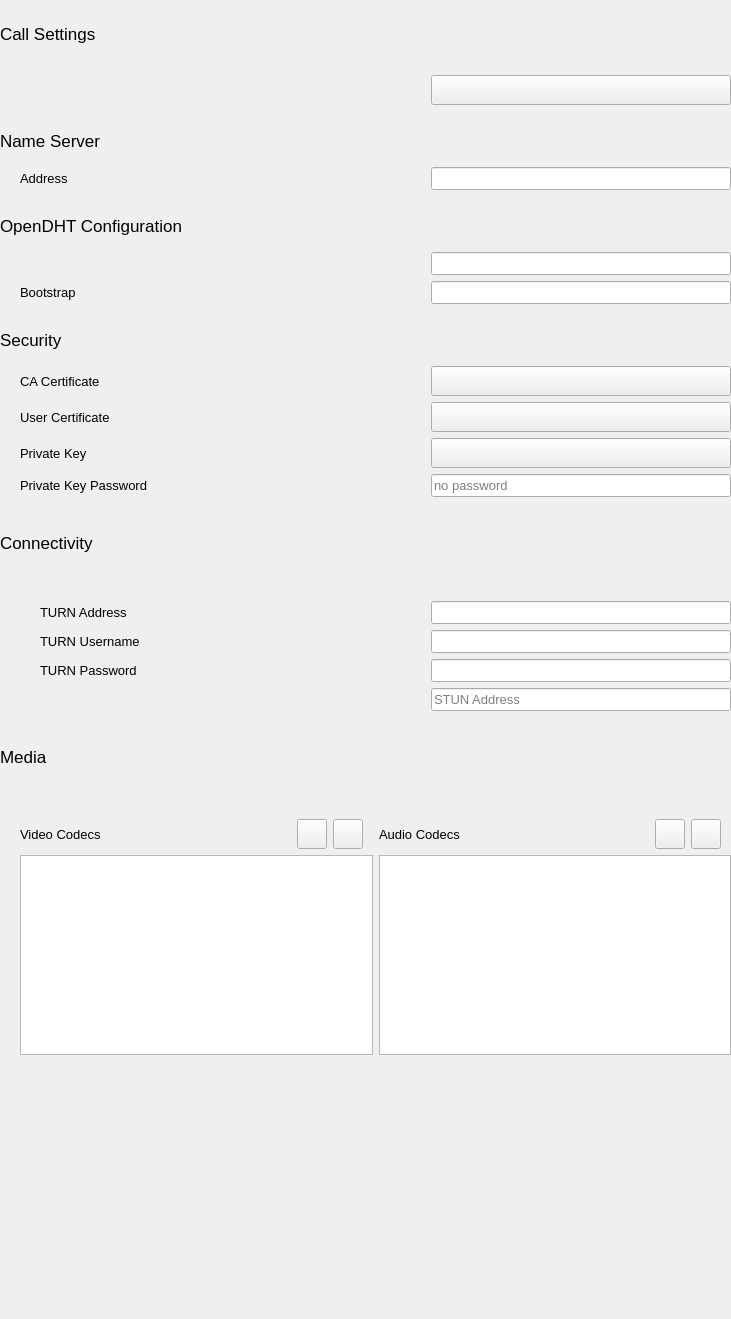
<?xml version="1.0" encoding="UTF-8"?>
<ui version="4.0">
 <class>AdvancedSettingsWidget</class>
 <widget class="QWidget" name="AdvancedSettingsWidget">
  <property name="geometry">
   <rect>
    <x>0</x>
    <y>0</y>
    <width>731</width>
    <height>1319</height>
   </rect>
  </property>
  <property name="windowTitle">
   <string>Form</string>
  </property>
  <layout class="QVBoxLayout" name="verticalLayout">
   <property name="leftMargin">
    <number>0</number>
   </property>
   <property name="topMargin">
    <number>0</number>
   </property>
   <property name="rightMargin">
    <number>0</number>
   </property>
   <property name="bottomMargin">
    <number>0</number>
   </property>
   <item>
    <spacer name="verticalSpacer_13">
     <property name="orientation">
      <enum>Qt::Vertical</enum>
     </property>
     <property name="sizeType">
      <enum>QSizePolicy::Fixed</enum>
     </property>
     <property name="sizeHint" stdset="0">
      <size>
       <width>20</width>
       <height>24</height>
      </size>
     </property>
    </spacer>
   </item>
   <item>
    <layout class="QVBoxLayout" name="callSettingsLayout">
     <property name="topMargin">
      <number>0</number>
     </property>
     <property name="bottomMargin">
      <number>0</number>
     </property>
     <item>
      <widget class="QLabel" name="label">
       <property name="font">
        <font>
         <pointsize>13</pointsize>
        </font>
       </property>
       <property name="text">
        <string>Call Settings</string>
       </property>
      </widget>
     </item>
     <item>
      <spacer name="verticalSpacer_2">
       <property name="orientation">
        <enum>Qt::Vertical</enum>
       </property>
       <property name="sizeType">
        <enum>QSizePolicy::Fixed</enum>
       </property>
       <property name="sizeHint" stdset="0">
        <size>
         <width>20</width>
         <height>10</height>
        </size>
       </property>
      </spacer>
     </item>
     <item>
      <layout class="QVBoxLayout" name="verticalLayout_3">
       <property name="leftMargin">
        <number>20</number>
       </property>
       <property name="topMargin">
        <number>0</number>
       </property>
       <item>
        <layout class="QHBoxLayout" name="horizontalLayout_9">
         <property name="bottomMargin">
          <number>3</number>
         </property>
         <item>
          <widget class="ToggleSwitch" name="checkBoxUntrusted" native="true">
           <property name="font">
            <font>
             <pointsize>10</pointsize>
            </font>
           </property>
           <property name="text" stdset="0">
            <string>Allow Calls From Untrusted Peers</string>
           </property>
          </widget>
         </item>
        </layout>
       </item>
       <item>
        <layout class="QHBoxLayout" name="horizontalLayout_11">
         <property name="topMargin">
          <number>0</number>
         </property>
         <item>
          <widget class="ToggleSwitch" name="checkBoxAutoAnswer" native="true">
           <property name="font">
            <font>
             <pointsize>10</pointsize>
            </font>
           </property>
           <property name="text" stdset="0">
            <string>Auto Answer Calls</string>
           </property>
          </widget>
         </item>
        </layout>
       </item>
       <item>
        <layout class="QHBoxLayout" name="horizontalLayout" stretch="0,0">
         <item>
          <widget class="ToggleSwitch" name="checkBoxCustomRingtone" native="true">
           <property name="sizePolicy">
            <sizepolicy hsizetype="Expanding" vsizetype="Fixed">
             <horstretch>0</horstretch>
             <verstretch>0</verstretch>
            </sizepolicy>
           </property>
           <property name="font">
            <font>
             <pointsize>10</pointsize>
            </font>
           </property>
           <property name="text" stdset="0">
            <string>Enable Custom Ringtone</string>
           </property>
          </widget>
         </item>
         <item>
          <widget class="QPushButton" name="btnRingtone">
           <property name="minimumSize">
            <size>
             <width>300</width>
             <height>30</height>
            </size>
           </property>
           <property name="font">
            <font>
             <pointsize>10</pointsize>
            </font>
           </property>
           <property name="text">
            <string/>
           </property>
           <property name="icon">
            <iconset>
             <normaloff>images/icons/round-folder-24px.svg</normaloff>images/icons/round-folder-24px.svg</iconset>
           </property>
          </widget>
         </item>
        </layout>
       </item>
      </layout>
     </item>
    </layout>
   </item>
   <item>
    <spacer name="verticalSpacer_3">
     <property name="orientation">
      <enum>Qt::Vertical</enum>
     </property>
     <property name="sizeType">
      <enum>QSizePolicy::Minimum</enum>
     </property>
     <property name="sizeHint" stdset="0">
      <size>
       <width>20</width>
       <height>20</height>
      </size>
     </property>
    </spacer>
   </item>
   <item>
    <layout class="QVBoxLayout" name="verticalLayout_2">
     <property name="topMargin">
      <number>0</number>
     </property>
     <property name="bottomMargin">
      <number>0</number>
     </property>
     <item>
      <widget class="QLabel" name="label_2">
       <property name="font">
        <font>
         <pointsize>13</pointsize>
        </font>
       </property>
       <property name="text">
        <string>Name Server</string>
       </property>
      </widget>
     </item>
     <item>
      <spacer name="verticalSpacer_4">
       <property name="orientation">
        <enum>Qt::Vertical</enum>
       </property>
       <property name="sizeType">
        <enum>QSizePolicy::Fixed</enum>
       </property>
       <property name="sizeHint" stdset="0">
        <size>
         <width>20</width>
         <height>10</height>
        </size>
       </property>
      </spacer>
     </item>
     <item>
      <layout class="QVBoxLayout" name="verticalLayout_7">
       <property name="leftMargin">
        <number>20</number>
       </property>
       <property name="topMargin">
        <number>0</number>
       </property>
       <item>
        <layout class="QHBoxLayout" name="horizontalLayout_2">
         <property name="leftMargin">
          <number>0</number>
         </property>
         <item>
          <widget class="QLabel" name="label_3">
           <property name="minimumSize">
            <size>
             <width>60</width>
             <height>0</height>
            </size>
           </property>
           <property name="font">
            <font>
             <pointsize>10</pointsize>
            </font>
           </property>
           <property name="frameShape">
            <enum>QFrame::NoFrame</enum>
           </property>
           <property name="text">
            <string>Address</string>
           </property>
          </widget>
         </item>
         <item>
          <spacer name="horizontalSpacer_8">
           <property name="orientation">
            <enum>Qt::Horizontal</enum>
           </property>
           <property name="sizeHint" stdset="0">
            <size>
             <width>40</width>
             <height>20</height>
            </size>
           </property>
          </spacer>
         </item>
         <item>
          <widget class="QLineEdit" name="lineEditNameServer">
           <property name="sizePolicy">
            <sizepolicy hsizetype="Fixed" vsizetype="Fixed">
             <horstretch>0</horstretch>
             <verstretch>0</verstretch>
            </sizepolicy>
           </property>
           <property name="minimumSize">
            <size>
             <width>300</width>
             <height>0</height>
            </size>
           </property>
           <property name="font">
            <font>
             <pointsize>10</pointsize>
            </font>
           </property>
          </widget>
         </item>
        </layout>
       </item>
      </layout>
     </item>
    </layout>
   </item>
   <item>
    <spacer name="verticalSpacer_5">
     <property name="orientation">
      <enum>Qt::Vertical</enum>
     </property>
     <property name="sizeType">
      <enum>QSizePolicy::Minimum</enum>
     </property>
     <property name="sizeHint" stdset="0">
      <size>
       <width>20</width>
       <height>20</height>
      </size>
     </property>
    </spacer>
   </item>
   <item>
    <layout class="QVBoxLayout" name="verticalLayout_4">
     <property name="topMargin">
      <number>0</number>
     </property>
     <property name="bottomMargin">
      <number>0</number>
     </property>
     <item>
      <widget class="QLabel" name="label_4">
       <property name="font">
        <font>
         <pointsize>13</pointsize>
        </font>
       </property>
       <property name="text">
        <string>OpenDHT Configuration</string>
       </property>
      </widget>
     </item>
     <item>
      <spacer name="verticalSpacer_6">
       <property name="orientation">
        <enum>Qt::Vertical</enum>
       </property>
       <property name="sizeType">
        <enum>QSizePolicy::Fixed</enum>
       </property>
       <property name="sizeHint" stdset="0">
        <size>
         <width>20</width>
         <height>10</height>
        </size>
       </property>
      </spacer>
     </item>
     <item>
      <layout class="QVBoxLayout" name="verticalLayout_9">
       <property name="leftMargin">
        <number>20</number>
       </property>
       <property name="topMargin">
        <number>0</number>
       </property>
       <item>
        <layout class="QHBoxLayout" name="horizontalLayout_3">
         <property name="leftMargin">
          <number>0</number>
         </property>
         <item>
          <widget class="ToggleSwitch" name="checkBoxEnableProxy" native="true">
           <property name="minimumSize">
            <size>
             <width>100</width>
             <height>0</height>
            </size>
           </property>
           <property name="font">
            <font>
             <pointsize>10</pointsize>
            </font>
           </property>
           <property name="text" stdset="0">
            <string>Enable Proxy</string>
           </property>
          </widget>
         </item>
         <item>
          <spacer name="horizontalSpacer_2">
           <property name="orientation">
            <enum>Qt::Horizontal</enum>
           </property>
           <property name="sizeHint" stdset="0">
            <size>
             <width>40</width>
             <height>20</height>
            </size>
           </property>
          </spacer>
         </item>
         <item>
          <widget class="QLineEdit" name="lineEditProxy">
           <property name="sizePolicy">
            <sizepolicy hsizetype="Fixed" vsizetype="Fixed">
             <horstretch>0</horstretch>
             <verstretch>0</verstretch>
            </sizepolicy>
           </property>
           <property name="minimumSize">
            <size>
             <width>300</width>
             <height>0</height>
            </size>
           </property>
           <property name="font">
            <font>
             <pointsize>10</pointsize>
            </font>
           </property>
           <property name="frame">
            <bool>true</bool>
           </property>
          </widget>
         </item>
        </layout>
       </item>
       <item>
        <layout class="QHBoxLayout" name="horizontalLayout_4">
         <property name="leftMargin">
          <number>0</number>
         </property>
         <item>
          <widget class="QLabel" name="labelBootstrap">
           <property name="font">
            <font>
             <pointsize>10</pointsize>
            </font>
           </property>
           <property name="text">
            <string>Bootstrap</string>
           </property>
          </widget>
         </item>
         <item>
          <spacer name="horizontalSpacer_3">
           <property name="orientation">
            <enum>Qt::Horizontal</enum>
           </property>
           <property name="sizeHint" stdset="0">
            <size>
             <width>40</width>
             <height>20</height>
            </size>
           </property>
          </spacer>
         </item>
         <item>
          <widget class="QLineEdit" name="lineEditBootstrap">
           <property name="sizePolicy">
            <sizepolicy hsizetype="Fixed" vsizetype="Fixed">
             <horstretch>0</horstretch>
             <verstretch>0</verstretch>
            </sizepolicy>
           </property>
           <property name="minimumSize">
            <size>
             <width>300</width>
             <height>0</height>
            </size>
           </property>
           <property name="font">
            <font>
             <pointsize>10</pointsize>
            </font>
           </property>
          </widget>
         </item>
        </layout>
       </item>
      </layout>
     </item>
    </layout>
   </item>
   <item>
    <spacer name="verticalSpacer_7">
     <property name="orientation">
      <enum>Qt::Vertical</enum>
     </property>
     <property name="sizeType">
      <enum>QSizePolicy::Minimum</enum>
     </property>
     <property name="sizeHint" stdset="0">
      <size>
       <width>20</width>
       <height>20</height>
      </size>
     </property>
    </spacer>
   </item>
   <item>
    <layout class="QVBoxLayout" name="verticalLayout_6">
     <property name="topMargin">
      <number>0</number>
     </property>
     <property name="bottomMargin">
      <number>0</number>
     </property>
     <item>
      <widget class="QLabel" name="label_17">
       <property name="font">
        <font>
         <pointsize>13</pointsize>
        </font>
       </property>
       <property name="text">
        <string>Security</string>
       </property>
      </widget>
     </item>
     <item>
      <spacer name="verticalSpacer_8">
       <property name="orientation">
        <enum>Qt::Vertical</enum>
       </property>
       <property name="sizeType">
        <enum>QSizePolicy::Fixed</enum>
       </property>
       <property name="sizeHint" stdset="0">
        <size>
         <width>20</width>
         <height>10</height>
        </size>
       </property>
      </spacer>
     </item>
     <item>
      <layout class="QVBoxLayout" name="verticalLayout_10">
       <property name="leftMargin">
        <number>20</number>
       </property>
       <property name="topMargin">
        <number>0</number>
       </property>
       <item>
        <layout class="QGridLayout" name="gridLayout_2">
         <property name="leftMargin">
          <number>0</number>
         </property>
         <item row="3" column="0">
          <widget class="QLabel" name="label_21">
           <property name="font">
            <font>
             <pointsize>10</pointsize>
            </font>
           </property>
           <property name="text">
            <string>Private Key Password</string>
           </property>
          </widget>
         </item>
         <item row="1" column="0">
          <widget class="QLabel" name="label_19">
           <property name="font">
            <font>
             <pointsize>10</pointsize>
            </font>
           </property>
           <property name="text">
            <string>User Certificate</string>
           </property>
          </widget>
         </item>
         <item row="3" column="1">
          <widget class="QLineEdit" name="lineEditCertPassword">
           <property name="sizePolicy">
            <sizepolicy hsizetype="Fixed" vsizetype="Fixed">
             <horstretch>0</horstretch>
             <verstretch>0</verstretch>
            </sizepolicy>
           </property>
           <property name="minimumSize">
            <size>
             <width>300</width>
             <height>0</height>
            </size>
           </property>
           <property name="font">
            <font>
             <pointsize>10</pointsize>
            </font>
           </property>
           <property name="echoMode">
            <enum>QLineEdit::Password</enum>
           </property>
           <property name="placeholderText">
            <string>no password</string>
           </property>
          </widget>
         </item>
         <item row="2" column="0">
          <widget class="QLabel" name="label_20">
           <property name="font">
            <font>
             <pointsize>10</pointsize>
            </font>
           </property>
           <property name="text">
            <string>Private Key</string>
           </property>
          </widget>
         </item>
         <item row="0" column="0">
          <widget class="QLabel" name="label_18">
           <property name="font">
            <font>
             <pointsize>10</pointsize>
            </font>
           </property>
           <property name="text">
            <string>CA Certificate</string>
           </property>
          </widget>
         </item>
         <item row="0" column="1">
          <layout class="QHBoxLayout" name="horizontalLayout_5">
           <item>
            <widget class="QPushButton" name="btnCACert">
             <property name="sizePolicy">
              <sizepolicy hsizetype="Minimum" vsizetype="Fixed">
               <horstretch>0</horstretch>
               <verstretch>0</verstretch>
              </sizepolicy>
             </property>
             <property name="minimumSize">
              <size>
               <width>250</width>
               <height>30</height>
              </size>
             </property>
             <property name="font">
              <font>
               <pointsize>10</pointsize>
              </font>
             </property>
             <property name="layoutDirection">
              <enum>Qt::LeftToRight</enum>
             </property>
             <property name="text">
              <string/>
             </property>
             <property name="icon">
              <iconset>
               <normaloff>images/icons/round-folder-24px.svg</normaloff>images/icons/round-folder-24px.svg</iconset>
             </property>
            </widget>
           </item>
          </layout>
         </item>
         <item row="1" column="1">
          <layout class="QHBoxLayout" name="horizontalLayout_6">
           <item>
            <widget class="QPushButton" name="btnUserCert">
             <property name="minimumSize">
              <size>
               <width>250</width>
               <height>30</height>
              </size>
             </property>
             <property name="font">
              <font>
               <pointsize>10</pointsize>
              </font>
             </property>
             <property name="layoutDirection">
              <enum>Qt::LeftToRight</enum>
             </property>
             <property name="text">
              <string/>
             </property>
             <property name="icon">
              <iconset>
               <normaloff>images/icons/round-folder-24px.svg</normaloff>images/icons/round-folder-24px.svg</iconset>
             </property>
            </widget>
           </item>
          </layout>
         </item>
         <item row="2" column="1">
          <layout class="QHBoxLayout" name="horizontalLayout_7">
           <item>
            <widget class="QPushButton" name="btnPrivateKey">
             <property name="minimumSize">
              <size>
               <width>250</width>
               <height>30</height>
              </size>
             </property>
             <property name="font">
              <font>
               <pointsize>10</pointsize>
              </font>
             </property>
             <property name="layoutDirection">
              <enum>Qt::LeftToRight</enum>
             </property>
             <property name="text">
              <string/>
             </property>
             <property name="icon">
              <iconset>
               <normaloff>images/icons/round-folder-24px.svg</normaloff>images/icons/round-folder-24px.svg</iconset>
             </property>
            </widget>
           </item>
          </layout>
         </item>
        </layout>
       </item>
      </layout>
     </item>
    </layout>
   </item>
   <item>
    <spacer name="verticalSpacer_9">
     <property name="orientation">
      <enum>Qt::Vertical</enum>
     </property>
     <property name="sizeType">
      <enum>QSizePolicy::Minimum</enum>
     </property>
     <property name="sizeHint" stdset="0">
      <size>
       <width>20</width>
       <height>20</height>
      </size>
     </property>
    </spacer>
   </item>
   <item>
    <layout class="QVBoxLayout" name="verticalLayout_5">
     <property name="topMargin">
      <number>10</number>
     </property>
     <item>
      <widget class="QLabel" name="label_11">
       <property name="font">
        <font>
         <pointsize>13</pointsize>
        </font>
       </property>
       <property name="text">
        <string>Connectivity</string>
       </property>
      </widget>
     </item>
     <item>
      <spacer name="verticalSpacer_10">
       <property name="orientation">
        <enum>Qt::Vertical</enum>
       </property>
       <property name="sizeType">
        <enum>QSizePolicy::Fixed</enum>
       </property>
       <property name="sizeHint" stdset="0">
        <size>
         <width>20</width>
         <height>10</height>
        </size>
       </property>
      </spacer>
     </item>
     <item>
      <layout class="QVBoxLayout" name="verticalLayout_14">
       <property name="leftMargin">
        <number>20</number>
       </property>
       <property name="topMargin">
        <number>0</number>
       </property>
       <item>
        <layout class="QGridLayout" name="gridLayout">
         <property name="leftMargin">
          <number>0</number>
         </property>
         <item row="3" column="2">
          <widget class="QLineEdit" name="lineEditTurnUsername">
           <property name="font">
            <font>
             <pointsize>10</pointsize>
            </font>
           </property>
          </widget>
         </item>
         <item row="0" column="1">
          <spacer name="horizontalSpacer_5">
           <property name="orientation">
            <enum>Qt::Horizontal</enum>
           </property>
           <property name="sizeType">
            <enum>QSizePolicy::MinimumExpanding</enum>
           </property>
           <property name="sizeHint" stdset="0">
            <size>
             <width>40</width>
             <height>20</height>
            </size>
           </property>
          </spacer>
         </item>
         <item row="2" column="2">
          <widget class="QLineEdit" name="lineEditTurnAddress">
           <property name="sizePolicy">
            <sizepolicy hsizetype="Fixed" vsizetype="Fixed">
             <horstretch>0</horstretch>
             <verstretch>0</verstretch>
            </sizepolicy>
           </property>
           <property name="minimumSize">
            <size>
             <width>300</width>
             <height>0</height>
            </size>
           </property>
           <property name="font">
            <font>
             <pointsize>10</pointsize>
            </font>
           </property>
           <property name="autoFillBackground">
            <bool>false</bool>
           </property>
          </widget>
         </item>
         <item row="5" column="2">
          <widget class="QLineEdit" name="lineEditSTUNAddress">
           <property name="font">
            <font>
             <pointsize>10</pointsize>
            </font>
           </property>
           <property name="placeholderText">
            <string>STUN Address</string>
           </property>
          </widget>
         </item>
         <item row="5" column="0">
          <widget class="ToggleSwitch" name="checkBoxSTUNEnable" native="true">
           <property name="font">
            <font>
             <pointsize>10</pointsize>
            </font>
           </property>
           <property name="text" stdset="0">
            <string>Use STUN</string>
           </property>
          </widget>
         </item>
         <item row="4" column="2">
          <widget class="QLineEdit" name="lineEditTurnPsswd">
           <property name="font">
            <font>
             <pointsize>10</pointsize>
            </font>
           </property>
           <property name="echoMode">
            <enum>QLineEdit::Password</enum>
           </property>
          </widget>
         </item>
         <item row="0" column="0">
          <widget class="ToggleSwitch" name="checkBoxUPnP" native="true">
           <property name="font">
            <font>
             <pointsize>10</pointsize>
            </font>
           </property>
           <property name="text" stdset="0">
            <string>Use UPnP</string>
           </property>
          </widget>
         </item>
         <item row="1" column="0">
          <widget class="ToggleSwitch" name="checkBoxTurnEnable" native="true">
           <property name="font">
            <font>
             <pointsize>10</pointsize>
            </font>
           </property>
           <property name="text" stdset="0">
            <string>Use TURN</string>
           </property>
          </widget>
         </item>
         <item row="4" column="0">
          <layout class="QHBoxLayout" name="horizontalLayout_16">
           <item>
            <spacer name="horizontalSpacer">
             <property name="orientation">
              <enum>Qt::Horizontal</enum>
             </property>
             <property name="sizeType">
              <enum>QSizePolicy::Fixed</enum>
             </property>
             <property name="sizeHint" stdset="0">
              <size>
               <width>20</width>
               <height>20</height>
              </size>
             </property>
            </spacer>
           </item>
           <item>
            <widget class="QLabel" name="label_7">
             <property name="font">
              <font>
               <pointsize>10</pointsize>
              </font>
             </property>
             <property name="text">
              <string>TURN Password</string>
             </property>
            </widget>
           </item>
          </layout>
         </item>
         <item row="3" column="0">
          <layout class="QHBoxLayout" name="horizontalLayout_17">
           <item>
            <spacer name="horizontalSpacer_4">
             <property name="orientation">
              <enum>Qt::Horizontal</enum>
             </property>
             <property name="sizeType">
              <enum>QSizePolicy::Fixed</enum>
             </property>
             <property name="sizeHint" stdset="0">
              <size>
               <width>20</width>
               <height>20</height>
              </size>
             </property>
            </spacer>
           </item>
           <item>
            <widget class="QLabel" name="label_8">
             <property name="font">
              <font>
               <pointsize>10</pointsize>
              </font>
             </property>
             <property name="text">
              <string>TURN Username</string>
             </property>
            </widget>
           </item>
          </layout>
         </item>
         <item row="2" column="0">
          <layout class="QHBoxLayout" name="horizontalLayout_18">
           <item>
            <spacer name="horizontalSpacer_6">
             <property name="orientation">
              <enum>Qt::Horizontal</enum>
             </property>
             <property name="sizeType">
              <enum>QSizePolicy::Fixed</enum>
             </property>
             <property name="sizeHint" stdset="0">
              <size>
               <width>20</width>
               <height>20</height>
              </size>
             </property>
            </spacer>
           </item>
           <item>
            <widget class="QLabel" name="label_9">
             <property name="font">
              <font>
               <pointsize>10</pointsize>
              </font>
             </property>
             <property name="text">
              <string>TURN Address</string>
             </property>
            </widget>
           </item>
          </layout>
         </item>
        </layout>
       </item>
      </layout>
     </item>
    </layout>
   </item>
   <item>
    <spacer name="verticalSpacer_11">
     <property name="orientation">
      <enum>Qt::Vertical</enum>
     </property>
     <property name="sizeType">
      <enum>QSizePolicy::Minimum</enum>
     </property>
     <property name="sizeHint" stdset="0">
      <size>
       <width>20</width>
       <height>20</height>
      </size>
     </property>
    </spacer>
   </item>
   <item>
    <layout class="QVBoxLayout" name="verticalLayout_8">
     <property name="topMargin">
      <number>10</number>
     </property>
     <item>
      <widget class="QLabel" name="label_5">
       <property name="font">
        <font>
         <pointsize>13</pointsize>
        </font>
       </property>
       <property name="text">
        <string>Media</string>
       </property>
      </widget>
     </item>
     <item>
      <spacer name="verticalSpacer_12">
       <property name="orientation">
        <enum>Qt::Vertical</enum>
       </property>
       <property name="sizeType">
        <enum>QSizePolicy::Fixed</enum>
       </property>
       <property name="sizeHint" stdset="0">
        <size>
         <width>20</width>
         <height>10</height>
        </size>
       </property>
      </spacer>
     </item>
     <item>
      <layout class="QVBoxLayout" name="verticalLayout_15">
       <property name="leftMargin">
        <number>20</number>
       </property>
       <property name="topMargin">
        <number>0</number>
       </property>
       <property name="bottomMargin">
        <number>0</number>
       </property>
       <item>
        <widget class="ToggleSwitch" name="videoCheckBox" native="true">
         <property name="minimumSize">
          <size>
           <width>0</width>
           <height>30</height>
          </size>
         </property>
         <property name="maximumSize">
          <size>
           <width>16777215</width>
           <height>30</height>
          </size>
         </property>
         <property name="font">
          <font>
           <pointsize>10</pointsize>
          </font>
         </property>
         <property name="text" stdset="0">
          <string>Enable Video</string>
         </property>
        </widget>
       </item>
       <item>
        <layout class="QHBoxLayout" name="horizontalLayout_12">
         <property name="topMargin">
          <number>0</number>
         </property>
         <property name="rightMargin">
          <number>0</number>
         </property>
         <item>
          <layout class="QVBoxLayout" name="verticalLayout_13">
           <item>
            <layout class="QHBoxLayout" name="horizontalLayout_8">
             <item>
              <widget class="QLabel" name="label_6">
               <property name="font">
                <font>
                 <pointsize>10</pointsize>
                </font>
               </property>
               <property name="text">
                <string>Video Codecs</string>
               </property>
              </widget>
             </item>
             <item>
              <spacer name="horizontalSpacer_9">
               <property name="orientation">
                <enum>Qt::Horizontal</enum>
               </property>
               <property name="sizeType">
                <enum>QSizePolicy::Fixed</enum>
               </property>
               <property name="sizeHint" stdset="0">
                <size>
                 <width>20</width>
                 <height>20</height>
                </size>
               </property>
              </spacer>
             </item>
             <item>
              <widget class="QPushButton" name="videoDownPushButton">
               <property name="minimumSize">
                <size>
                 <width>30</width>
                 <height>30</height>
                </size>
               </property>
               <property name="maximumSize">
                <size>
                 <width>30</width>
                 <height>30</height>
                </size>
               </property>
               <property name="font">
                <font>
                 <pointsize>9</pointsize>
                </font>
               </property>
               <property name="text">
                <string/>
               </property>
               <property name="icon">
                <iconset>
                 <normaloff>images/icons/round-arrow_drop_down-24px.svg</normaloff>images/icons/round-arrow_drop_down-24px.svg</iconset>
               </property>
               <property name="iconSize">
                <size>
                 <width>32</width>
                 <height>32</height>
                </size>
               </property>
              </widget>
             </item>
             <item>
              <widget class="QPushButton" name="videoUpPushButton">
               <property name="minimumSize">
                <size>
                 <width>30</width>
                 <height>30</height>
                </size>
               </property>
               <property name="maximumSize">
                <size>
                 <width>30</width>
                 <height>30</height>
                </size>
               </property>
               <property name="font">
                <font>
                 <pointsize>9</pointsize>
                </font>
               </property>
               <property name="text">
                <string/>
               </property>
               <property name="icon">
                <iconset>
                 <normaloff>images/icons/round-arrow_drop_up-24px.svg</normaloff>images/icons/round-arrow_drop_up-24px.svg</iconset>
               </property>
               <property name="iconSize">
                <size>
                 <width>32</width>
                 <height>32</height>
                </size>
               </property>
              </widget>
             </item>
             <item>
              <spacer name="horizontalSpacer_12">
               <property name="orientation">
                <enum>Qt::Horizontal</enum>
               </property>
               <property name="sizeType">
                <enum>QSizePolicy::Fixed</enum>
               </property>
               <property name="sizeHint" stdset="0">
                <size>
                 <width>10</width>
                 <height>20</height>
                </size>
               </property>
              </spacer>
             </item>
            </layout>
           </item>
           <item>
            <widget class="QListWidget" name="videoListWidget">
             <property name="minimumSize">
              <size>
               <width>0</width>
               <height>200</height>
              </size>
             </property>
             <property name="font">
              <font>
               <pointsize>10</pointsize>
              </font>
             </property>
             <property name="focusPolicy">
              <enum>Qt::TabFocus</enum>
             </property>
            </widget>
           </item>
          </layout>
         </item>
         <item>
          <layout class="QVBoxLayout" name="verticalLayout_12">
           <item>
            <layout class="QHBoxLayout" name="horizontalLayout_10">
             <item>
              <widget class="QLabel" name="audioLabel">
               <property name="minimumSize">
                <size>
                 <width>0</width>
                 <height>30</height>
                </size>
               </property>
               <property name="maximumSize">
                <size>
                 <width>16777215</width>
                 <height>30</height>
                </size>
               </property>
               <property name="font">
                <font>
                 <pointsize>10</pointsize>
                </font>
               </property>
               <property name="text">
                <string>Audio Codecs</string>
               </property>
              </widget>
             </item>
             <item>
              <spacer name="horizontalSpacer_10">
               <property name="orientation">
                <enum>Qt::Horizontal</enum>
               </property>
               <property name="sizeType">
                <enum>QSizePolicy::Fixed</enum>
               </property>
               <property name="sizeHint" stdset="0">
                <size>
                 <width>20</width>
                 <height>20</height>
                </size>
               </property>
              </spacer>
             </item>
             <item>
              <widget class="QPushButton" name="audioDownPushButton">
               <property name="minimumSize">
                <size>
                 <width>30</width>
                 <height>30</height>
                </size>
               </property>
               <property name="maximumSize">
                <size>
                 <width>30</width>
                 <height>30</height>
                </size>
               </property>
               <property name="font">
                <font>
                 <pointsize>9</pointsize>
                </font>
               </property>
               <property name="text">
                <string/>
               </property>
               <property name="icon">
                <iconset>
                 <normaloff>images/icons/round-arrow_drop_down-24px.svg</normaloff>images/icons/round-arrow_drop_down-24px.svg</iconset>
               </property>
               <property name="iconSize">
                <size>
                 <width>32</width>
                 <height>32</height>
                </size>
               </property>
              </widget>
             </item>
             <item>
              <widget class="QPushButton" name="audioUpPushButton">
               <property name="minimumSize">
                <size>
                 <width>30</width>
                 <height>30</height>
                </size>
               </property>
               <property name="maximumSize">
                <size>
                 <width>30</width>
                 <height>30</height>
                </size>
               </property>
               <property name="font">
                <font>
                 <pointsize>9</pointsize>
                </font>
               </property>
               <property name="text">
                <string/>
               </property>
               <property name="icon">
                <iconset>
                 <normaloff>images/icons/round-arrow_drop_up-24px.svg</normaloff>images/icons/round-arrow_drop_up-24px.svg</iconset>
               </property>
               <property name="iconSize">
                <size>
                 <width>32</width>
                 <height>32</height>
                </size>
               </property>
              </widget>
             </item>
             <item>
              <spacer name="horizontalSpacer_11">
               <property name="orientation">
                <enum>Qt::Horizontal</enum>
               </property>
               <property name="sizeType">
                <enum>QSizePolicy::Fixed</enum>
               </property>
               <property name="sizeHint" stdset="0">
                <size>
                 <width>10</width>
                 <height>20</height>
                </size>
               </property>
              </spacer>
             </item>
            </layout>
           </item>
           <item>
            <widget class="QListWidget" name="audioListWidget">
             <property name="minimumSize">
              <size>
               <width>0</width>
               <height>200</height>
              </size>
             </property>
             <property name="font">
              <font>
               <pointsize>10</pointsize>
              </font>
             </property>
             <property name="focusPolicy">
              <enum>Qt::TabFocus</enum>
             </property>
            </widget>
           </item>
          </layout>
         </item>
        </layout>
       </item>
      </layout>
     </item>
    </layout>
   </item>
   <item>
    <spacer name="verticalSpacer">
     <property name="orientation">
      <enum>Qt::Vertical</enum>
     </property>
     <property name="sizeType">
      <enum>QSizePolicy::MinimumExpanding</enum>
     </property>
     <property name="sizeHint" stdset="0">
      <size>
       <width>20</width>
       <height>48</height>
      </size>
     </property>
    </spacer>
   </item>
  </layout>
 </widget>
 <customwidgets>
  <customwidget>
   <class>ToggleSwitch</class>
   <extends>QWidget</extends>
   <header>ToggleSwitch.h</header>
   <container>1</container>
  </customwidget>
 </customwidgets>
 <resources/>
 <connections/>
</ui>
